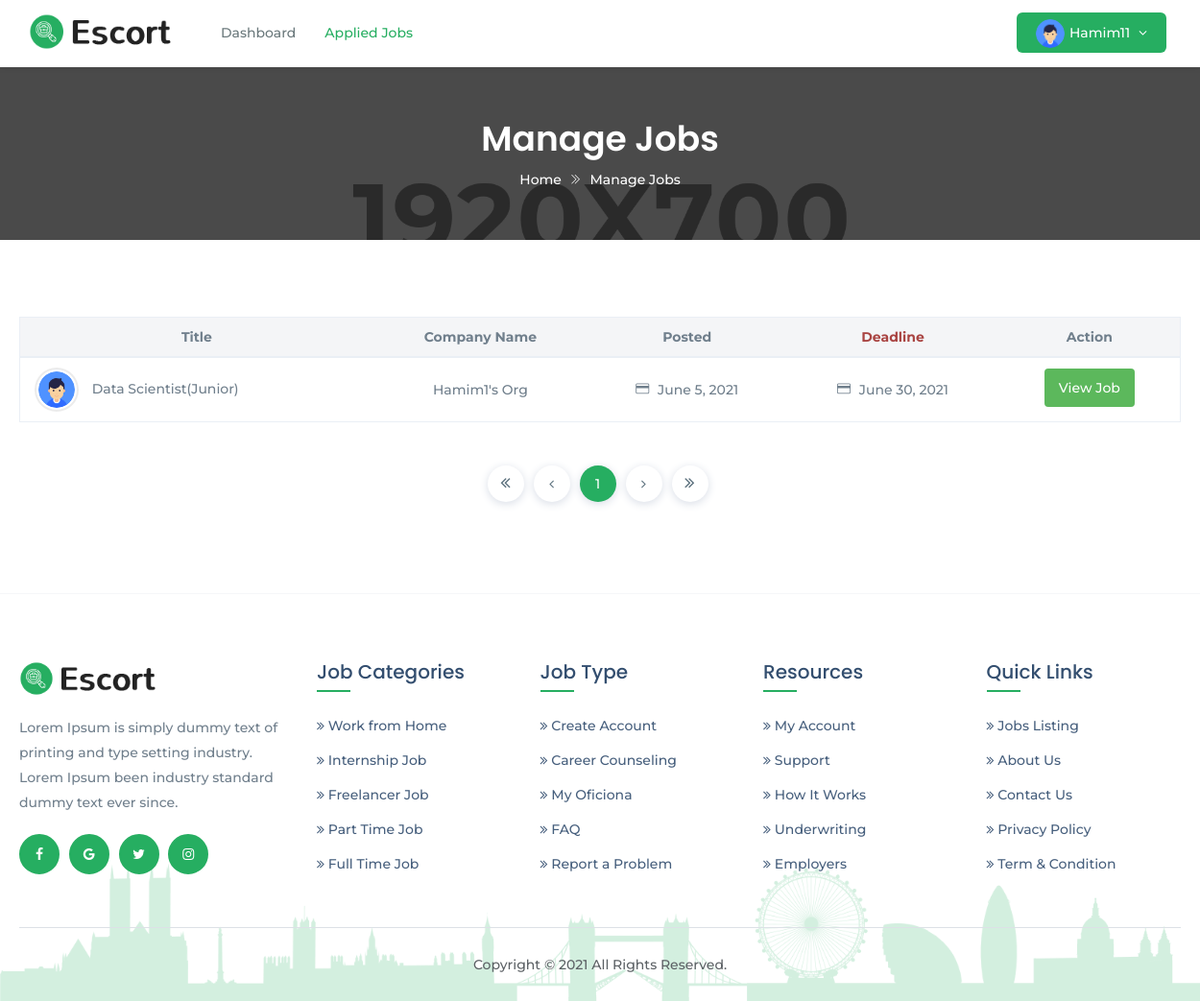
Page /cvrecommender/allappliedjobs/ (signed in) on the earlier database version.
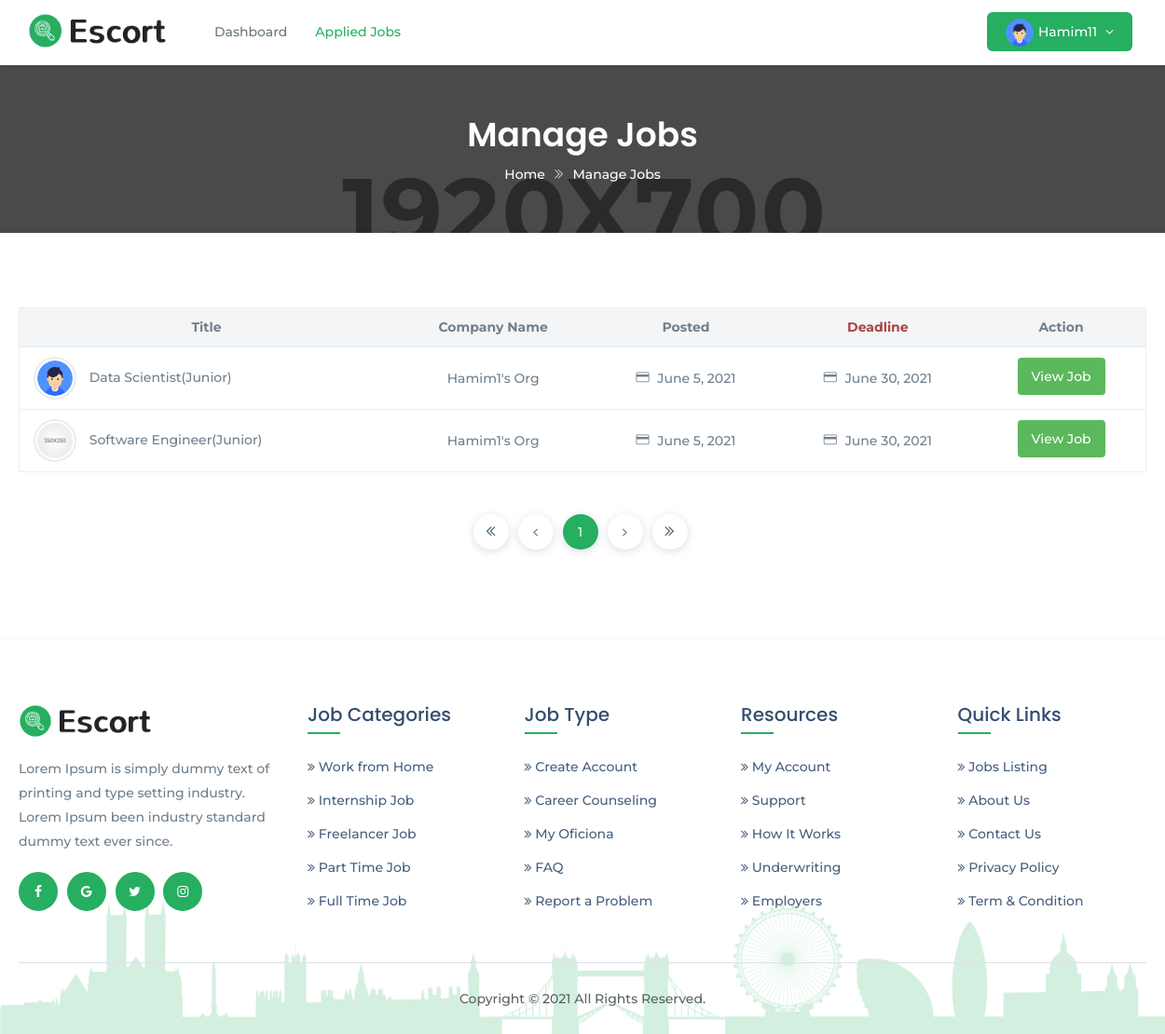
Same page on the later database version.
### cvrecommender/models.py (models this page shows, shortened)
class JobApplication(models.Model):
    applicant = models.ForeignKey('account.Applicant',
                                  on_delete=models.CASCADE,
                                  related_name='jobapplicants', blank=True)
    job = models.ForeignKey('Job',
                            on_delete=models.CASCADE,
                            related_name='jobs')
    apply_time = models.DateField(auto_now_add=True)
    first_name = models.CharField(max_length=30)
    last_name = models.CharField(max_length=20)
    email = models.EmailField(max_length=254)
    phone = models.CharField(max_length=11)
    education_application = models.CharField(max_length=20, choices=EDU)
    cgpa_application = models.DecimalField(max_digits=3, decimal_places=2)
    skill_req_application = models.TextField()
    skill_bonus_application = models.CharField(
        max_length=255, blank=True, null=True)
    related_experience_application = models.PositiveSmallIntegerField(
        validators=[MinValueValidator(0), MaxValueValidator(15)])
    total_experience_application = models.PositiveSmallIntegerField(
        validators=[MinValueValidator(0), MaxValueValidator(15)])
    score = models.FloatField(default=0.0)
    note_application = models.TextField(blank=True, null=True)
    cv_application = models.FileField()

class Job(models.Model):
    title = models.CharField(max_length=200)
    slug = models.SlugField(max_length=200, blank=True,
                            help_text='You may keep it blank')
    company_name = models.CharField(max_length=200)
    starting_date = models.DateField(blank=True, null=True)
    deadline = models.DateField(blank=True, null=True)
    salary = models.PositiveIntegerField()
    vacancy = models.PositiveSmallIntegerField(
        validators=[MinValueValidator(1), MaxValueValidator(50)])
    job_category = models.CharField(max_length=50, choices=JOB_CATEGORY)
    job_type = models.CharField(max_length=20, choices=JOB_TYPE)
    email = models.EmailField(max_length=254,)
    phone = models.CharField(max_length=11, blank=True, null=True)
    company_website = models.URLField()
    logo = models.ImageField(null=True, blank=True)
    address = models.TextField(max_length=200)
    division = models.CharField(max_length=15, choices=CITY)
    description = models.TextField()
    responsibility = models.TextField()
    min_education = models.CharField(max_length=20, choices=EDU)
    cgpa = models.DecimalField(max_digits=3, decimal_places=2)
    experience = models.PositiveSmallIntegerField(
        validators=[MinValueValidator(0), MaxValueValidator(15)])
    skill_req = models.TextField(help_text='Input skills with comma')
    skill_bonus = models.CharField(
        max_length=255, blank=True, null=True, help_text='Input skills with comma')
    status = models.CharField(max_length=20, choices=STATUS)
    publish = models.DateField(auto_now_add=True)
    last_modified = models.DateField(auto_now=True)
    recruiter = models.ForeignKey('account.Recruiter',
                                  on_delete=models.CASCADE,
                                  related_name='recruiters')
    applicant = models.ManyToManyField('account.Applicant',
                                       related_name='applicants', blank=True)
    objects = models.Manager()         # default manager
    published = PublishedManager()    # custom manager for all published job post
    def __str__(self):
        return self.title
    def get_absolute_url(self):
        return reverse('jobDetail', args=[self.slug])

### custom_decorators/custom_decorator.py (the view)
        def wrapper_function(request, *args, **kwargs):
            group = None
            if request.user.groups.exists():
                group = request.user.groups.all()[0].name
                if group in allowed_group:
                    return view_function(request, *args, **kwargs)
                else:
                    return HttpResponse('You are not allowed and this is yet to be edited')
            else:
                return redirect('login')

### cvrecommender/views.py (called while the page is built)
@login_required(login_url='login')
@allowed_users(allowed_group=['applicant'])
def allappliedjobs(request):
    applied_jobs = JobApplication.objects.filter(
        applicant=request.user.applicant).order_by('apply_time')
    paginator = Paginator(applied_jobs, 3)
    page = request.GET.get('page')
    applied_jobs = paginator.get_page(page)
    return render(request, 'applied_job_list.html', {'applied_jobs': applied_jobs})

### cvrecommender/templates/applied_job_list.html (shortened to what the changed rows need)
{% load static %}
<!DOCTYPE html>
<html class="no-js" lang="zxx">
  <head>
    <link href="{% static 'assets/plugins/bootstrap/css/bootstrap.min.css' %}" rel="stylesheet">
    <link href="{% static 'assets/plugins/icons/css/icons.css' %}" rel="stylesheet">
    <link href="{% static 'assets/plugins/animate/animate.css' %}" rel="stylesheet">
    <link href="{% static 'assets/plugins/aos-master/aos.css' %}" rel="stylesheet">
    <link href="{% static 'assets/plugins/bootstrap/css/bootsnav.css' %}" rel="stylesheet">
    <link href="{% static 'assets/css/style.css' %}" rel="stylesheet">
    <link href="{% static 'assets/css/responsive.css' %}" rel="stylesheet">
  </head>
  <body class="utf_skin_area">
    <div class="page-title">
      <div class="container">
        <div class="page-caption">
          <h2>Manage Jobs</h2>
        </div>
      </div>
    </div>
    <section class="utf_manage_jobs_area padd-top-80 padd-bot-80">
      <div class="container">
        <div class="table-responsive">
          <table class="table table-lg table-hover">
            <thead>
              <tr>
                <th class="text-center">Title</th>
                <th class="text-center">Company Name</th>
                <th class="text-center">Posted</th>
                <th class="text-danger text-center">Deadline</th>
                <th class="text-center">Action</th>
              </tr>
            </thead>
            <tbody>
            {% for job in applied_jobs %}
              <tr>
                <td>
                  {% if job.job.logo %}
                    <img src="{{ job.job.logo.url }}" class="avatar-lg" alt="Company Logo">
                  {% else %}
                    <img src="{% static 'assets/img/company_logo_8.png' %}" class="avatar-lg" alt="Company Logo">
                  {% endif %}
                  {{ job.job }}
                </td>
                <td class="text-center">{{ job.job.company_name }}</td>
                <td class="text-center"><i class="ti-credit-card"></i> {{ job.job.publish }}</td>
                <td class="text-center"><i class="ti-credit-card"></i> {{ job.job.deadline }}</td>
                <td class="text-center"> <a href="{{ job.job.get_absolute_url }}" class="btn btn-success">View Job</a></td>
              </tr>
            {% empty %}
              <td colspan="6" class="text-center">You have Not applied to any job yet.</td>
              {{ applied_jobs }}
            {% endfor %}
            </tbody>
          </table>
          <div class="utf_flexbox_area padd-10">
            <ul class="pagination">
              {% for job in applied_jobs.paginator.page_range %}
                {% if applied_jobs.number == job %}
                  <li class="page-item active"><a class="page-link" href="?page={{ job }}">{{ job }}</a> </li>
                {% elif job > applied_jobs.number|add:'-2' and job < applied_jobs.number|add:'2' %}
                  <li class="page-item"><a class="page-link" href="?page={{ job }}">{{ job }}</a> </li>
                {% endif %}
              {% endfor %}
            </ul>
          </div>
        </div>
      </div>
    </section>
  </body>
</html>

Differences in the rows shown:
added JobApplication: job "Software Engineer(Junior)", job.company_name "Hamim1's Org", job.publish "June 5, 2021", job.deadline "June 30, 2021"
